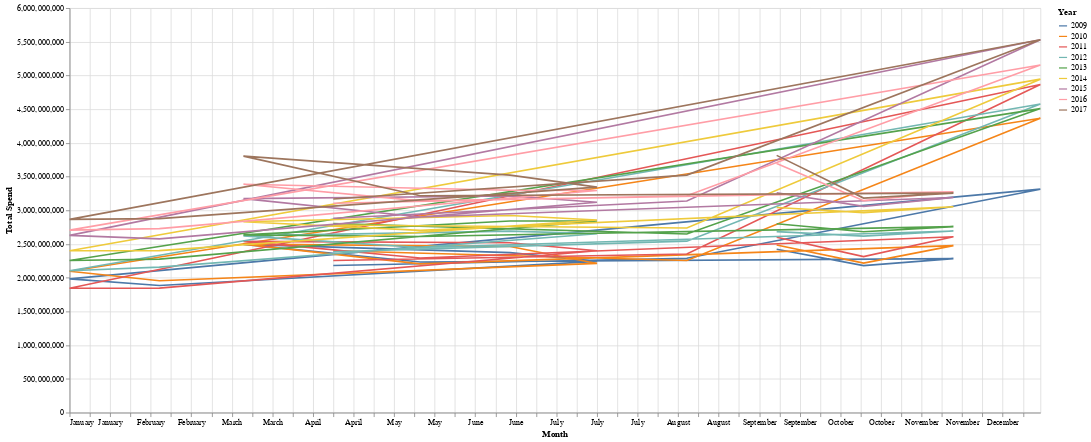

Write notebook code for a chart like this one.
### Code cell
alt.Chart(pub_spend_annual).mark_line().encode(
    alt.X(
        'year_month:T', timeUnit='monthdate',
        axis=alt.Axis(format='%B', title='Month')
    ),
    alt.Y(
        'sum(gasto):Q', stack=None,
        axis=alt.Axis(title='Total Spend')
    ),
    alt.Color('year_month:N', timeUnit='year', legend=alt.Legend(title='Year')),
    alt.Order('year_month:O', timeUnit='year')
).properties( 
    width=1200, 
    height=500,
)

### Figure 1 — Vega-Lite specification as saved in the notebook (floating-point values rounded to 4 significant figures; data arrays with more than 128 entries replaced by an {"elided": "..."} marker saying what was removed)
{"$schema": "https://vega.github.io/schema/vega-lite/v2.4.1.json", "config": {"view": {"height": 300, "width": 400}}, "data": {"values": {"elided": "2868 records"}}, "encoding": {"color": {"field": "year_month", "legend": {"title": "Year"}, "timeUnit": "year", "type": "nominal"}, "order": {"field": "year_month", "timeUnit": "year", "type": "ordinal"}, "x": {"axis": {"format": "%B", "title": "Month"}, "field": "year_month", "timeUnit": "monthdate", "type": "temporal"}, "y": {"aggregate": "sum", "axis": {"title": "Total Spend"}, "field": "gasto", "stack": null, "type": "quantitative"}}, "height": 500, "mark": "line", "width": 1200}
